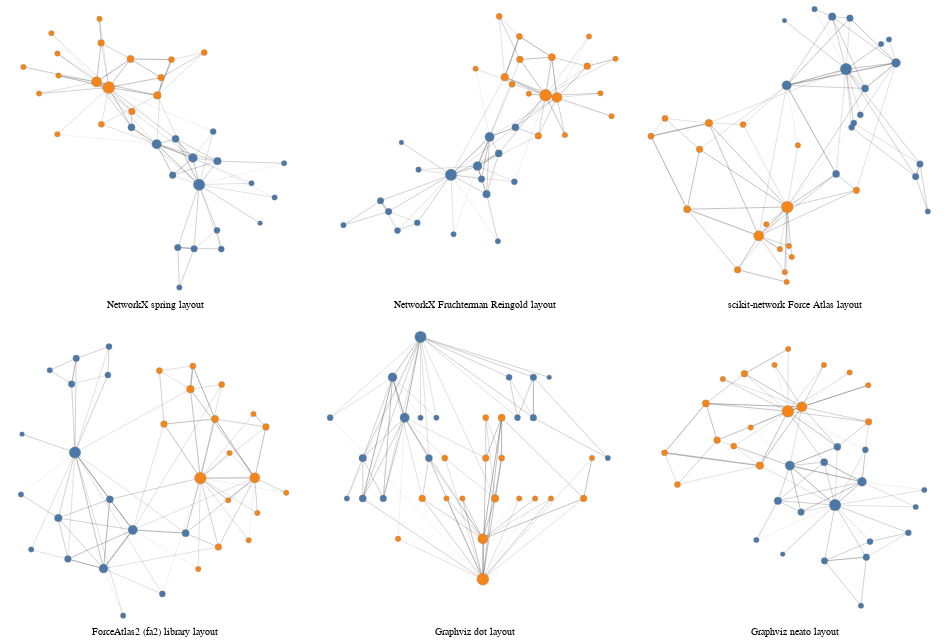

Source (notebook cell):
### Markdown cell above
Finally, iterate over the layouts, and render the corresponding graphs
in a grid with the specified number of columns.

### Code cell
from functools import reduce

cols = 3
res = None

for row in range((1+len(layout_fns)) // cols):
    row_charts = [
        chart_for_layout(layout_fns[i], captions[i])
        for i in range(row * cols, min((row+1) * cols, len(layout_fns)))
    ]
    row_chart = reduce(
        lambda a, x: a | x, row_charts[1:], row_charts[0]
    )

    res = row_chart if res is None else res & row_chart

res.configure_view(strokeWidth=0)

### Figure 1 — Vega-Lite specification as saved in the notebook (floating-point values rounded to 4 significant figures; data arrays with more than 128 entries replaced by an {"elided": "..."} marker saying what was removed)
{"$schema": "https://vega.github.io/schema/vega-lite/v4.17.0.json", "config": {"view": {"continuousHeight": 300, "continuousWidth": 400, "strokeWidth": 0}}, "datasets": {"data-1859e08d4d681f2eea058e26247f564e": [{"__node_r": 5.752, "__node_size": 132.4, "club": "Mr. Hi", "degree_centrality": 0.4848, "x": 109.1, "y": 108.6}, {"__node_r": 4.513, "__node_size": 81.45, "club": "Mr. Hi", "degree_centrality": 0.2727, "x": 83.02, "y": 93.76}, {"__node_r": 4.71, "__node_size": 88.73, "club": "Mr. Hi", "degree_centrality": 0.303, "x": 94.34, "y": 78.95}, {"__node_r": 3.861, "__node_size": 59.64, "club": "Mr. Hi", "degree_centrality": 0.1818, "x": 55.25, "y": 64.14}, {"__node_r": 3.075, "__node_size": 37.82, "club": "Mr. Hi", "degree_centrality": 0.09091, "x": 191.8, "y": 93.76}, {"__node_r": 3.357, "__node_size": 45.09, "club": "Mr. Hi", "degree_centrality": 0.1212, "x": 214.5, "y": 93.76}, {"__node_r": 3.357, "__node_size": 45.09, "club": "Mr. Hi", "degree_centrality": 0.1212, "x": 214.5, "y": 78.95}, {"__node_r": 3.357, "__node_size": 45.09, "club": "Mr. Hi", "degree_centrality": 0.1212, "x": 74.38, "y": 49.33}, {"__node_r": 3.618, "__node_size": 52.36, "club": "Mr. Hi", "degree_centrality": 0.1515, "x": 117.0, "y": 64.14}, {"__node_r": 2.763, "__node_size": 30.55, "club": "Officer", "degree_centrality": 0.06061, "x": 88.17, "y": 34.51}, {"__node_r": 3.075, "__node_size": 37.82, "club": "Mr. Hi", "degree_centrality": 0.09091, "x": 199.7, "y": 78.95}, {"__node_r": 2.412, "__node_size": 23.27, "club": "Mr. Hi", "degree_centrality": 0.0303, "x": 229.3, "y": 93.76}, {"__node_r": 2.763, "__node_size": 30.55, "club": "Mr. Hi", "degree_centrality": 0.06061, "x": 40.44, "y": 49.33}, {"__node_r": 3.618, "__node_size": 52.36, "club": "Mr. Hi", "degree_centrality": 0.1515, "x": 55.25, "y": 49.33}, {"__node_r": 2.763, "__node_size": 30.55, "club": "Officer", "degree_centrality": 0.06061, "x": 133.4, "y": 49.33}, {"__node_r": 2.763, "__node_size": 30.55, "club": "Officer", "degree_centrality": 0.06061, "x": 148.2, "y": 49.33}, {"__node_r": 2.763, "__node_size": 30.55, "club": "Mr. Hi", "degree_centrality": 0.06061, "x": 284, "y": 64.14}, {"__node_r": 2.763, "__node_size": 30.55, "club": "Mr. Hi", "degree_centrality": 0.06061, "x": 109.1, "y": 78.95}, {"__node_r": 2.763, "__node_size": 30.55, "club": "Officer", "degree_centrality": 0.06061, "x": 201.3, "y": 49.33}, {"__node_r": 3.075, "__node_size": 37.82, "club": "Mr. Hi", "degree_centrality": 0.09091, "x": 24.81, "y": 78.95}, {"__node_r": 2.763, "__node_size": 30.55, "club": "Officer", "degree_centrality": 0.06061, "x": 216.1, "y": 49.33}, {"__node_r": 2.763, "__node_size": 30.55, "club": "Mr. Hi", "degree_centrality": 0.06061, "x": 124.0, "y": 78.95}, {"__node_r": 2.763, "__node_size": 30.55, "club": "Officer", "degree_centrality": 0.06061, "x": 230.9, "y": 49.33}, {"__node_r": 3.618, "__node_size": 52.36, "club": "Officer", "degree_centrality": 0.1515, "x": 184.8, "y": 78.95}, {"__node_r": 3.075, "__node_size": 37.82, "club": "Officer", "degree_centrality": 0.09091, "x": 170.0, "y": 78.95}, {"__node_r": 3.075, "__node_size": 37.82, "club": "Officer", "degree_centrality": 0.09091, "x": 184.8, "y": 64.14}, {"__node_r": 2.763, "__node_size": 30.55, "club": "Officer", "degree_centrality": 0.06061, "x": 269.2, "y": 64.14}, {"__node_r": 3.357, "__node_size": 45.09, "club": "Officer", "degree_centrality": 0.1212, "x": 170.0, "y": 64.14}, {"__node_r": 3.075, "__node_size": 37.82, "club": "Officer", "degree_centrality": 0.09091, "x": 131.8, "y": 64.14}, {"__node_r": 3.357, "__node_size": 45.09, "club": "Officer", "degree_centrality": 0.1212, "x": 261.4, "y": 49.33}, {"__node_r": 3.357, "__node_size": 45.09, "club": "Officer", "degree_centrality": 0.1212, "x": 110.8, "y": 49.33}, {"__node_r": 3.861, "__node_size": 59.64, "club": "Officer", "degree_centrality": 0.1818, "x": 178.7, "y": 49.33}, {"__node_r": 5.081, "__node_size": 103.3, "club": "Officer", "degree_centrality": 0.3636, "x": 167.4, "y": 34.51}, {"__node_r": 5.908, "__node_size": 139.6, "club": "Officer", "degree_centrality": 0.5152, "x": 167.4, "y": 19.7}], "data-2a2e019ca7cf8d73fb14fa870c3a3692": [{"__node_r": 5.752, "__node_size": 132.4, "club": "Mr. Hi", "degree_centrality": 0.4848, "x": 109.2, "y": 113.7}, {"__node_r": 4.513, "__node_size": 81.45, "club": "Mr. Hi", "degree_centrality": 0.2727, "x": 132.2, "y": 121.4}, {"__node_r": 4.71, "__node_size": 88.73, "club": "Mr. Hi", "degree_centrality": 0.303, "x": 142.7, "y": 146.6}, {"__node_r": 3.861, "__node_size": 59.64, "club": "Mr. Hi", "degree_centrality": 0.1818, "x": 140.0, "y": 96.93}, {"__node_r": 3.075, "__node_size": 37.82, "club": "Mr. Hi", "degree_centrality": 0.09091, "x": 79.95, "y": 72.16}, {"__node_r": 3.357, "__node_size": 45.09, "club": "Mr. Hi", "degree_centrality": 0.1212, "x": 48.11, "y": 91.22}, {"__node_r": 3.357, "__node_size": 45.09, "club": "Mr. Hi", "degree_centrality": 0.1212, "x": 55.11, "y": 81.88}, {"__node_r": 3.357, "__node_size": 45.09, "club": "Mr. Hi", "degree_centrality": 0.1212, "x": 135.6, "y": 110.1}, {"__node_r": 3.618, "__node_size": 52.36, "club": "Mr. Hi", "degree_centrality": 0.1515, "x": 165.0, "y": 154.9}, {"__node_r": 2.763, "__node_size": 30.55, "club": "Officer", "degree_centrality": 0.06061, "x": 130.5, "y": 205.7}, {"__node_r": 3.075, "__node_size": 37.82, "club": "Mr. Hi", "degree_centrality": 0.09091, "x": 62.85, "y": 65.35}, {"__node_r": 2.412, "__node_size": 23.27, "club": "Mr. Hi", "degree_centrality": 0.0303, "x": 66.23, "y": 141.7}, {"__node_r": 2.763, "__node_size": 30.55, "club": "Mr. Hi", "degree_centrality": 0.06061, "x": 149.9, "y": 56.18}, {"__node_r": 3.618, "__node_size": 52.36, "club": "Mr. Hi", "degree_centrality": 0.1515, "x": 150.6, "y": 132.2}, {"__node_r": 2.763, "__node_size": 30.55, "club": "Officer", "degree_centrality": 0.06061, "x": 176.7, "y": 183.9}, {"__node_r": 2.763, "__node_size": 30.55, "club": "Officer", "degree_centrality": 0.06061, "x": 207.9, "y": 148.1}, {"__node_r": 2.763, "__node_size": 30.55, "club": "Mr. Hi", "degree_centrality": 0.06061, "x": 16, "y": 70.08}, {"__node_r": 2.763, "__node_size": 30.55, "club": "Mr. Hi", "degree_centrality": 0.06061, "x": 111.4, "y": 62.16}, {"__node_r": 2.763, "__node_size": 30.55, "club": "Officer", "degree_centrality": 0.06061, "x": 228.8, "y": 233.7}, {"__node_r": 3.075, "__node_size": 37.82, "club": "Mr. Hi", "degree_centrality": 0.09091, "x": 164.1, "y": 107.7}, {"__node_r": 2.763, "__node_size": 30.55, "club": "Officer", "degree_centrality": 0.06061, "x": 248.3, "y": 164.5}, {"__node_r": 2.763, "__node_size": 30.55, "club": "Mr. Hi", "degree_centrality": 0.06061, "x": 81.02, "y": 118.2}, {"__node_r": 2.763, "__node_size": 30.55, "club": "Officer", "degree_centrality": 0.06061, "x": 238.7, "y": 184.4}, {"__node_r": 3.618, "__node_size": 52.36, "club": "Officer", "degree_centrality": 0.1515, "x": 196.6, "y": 215.6}, {"__node_r": 3.075, "__node_size": 37.82, "club": "Officer", "degree_centrality": 0.09091, "x": 151.0, "y": 251.0}, {"__node_r": 3.075, "__node_size": 37.82, "club": "Officer", "degree_centrality": 0.09091, "x": 168.5, "y": 233.7}, {"__node_r": 2.763, "__node_size": 30.55, "club": "Officer", "degree_centrality": 0.06061, "x": 251.8, "y": 214.2}, {"__node_r": 3.357, "__node_size": 45.09, "club": "Officer", "degree_centrality": 0.1212, "x": 168.9, "y": 213.7}, {"__node_r": 3.075, "__node_size": 37.82, "club": "Officer", "degree_centrality": 0.09091, "x": 162.1, "y": 192.2}, {"__node_r": 3.357, "__node_size": 45.09, "club": "Officer", "degree_centrality": 0.1212, "x": 227.3, "y": 207.8}, {"__node_r": 3.357, "__node_size": 45.09, "club": "Officer", "degree_centrality": 0.1212, "x": 184.9, "y": 147.5}, {"__node_r": 3.861, "__node_size": 59.64, "club": "Officer", "degree_centrality": 0.1818, "x": 155.8, "y": 198.3}, {"__node_r": 5.081, "__node_size": 103.3, "club": "Officer", "degree_centrality": 0.3636, "x": 201.0, "y": 180.7}, {"__node_r": 5.908, "__node_size": 139.6, "club": "Officer", "degree_centrality": 0.5152, "x": 191.2, "y": 182.6}], "data-2ebe055d1446cddaf430a92f3a5871f7": {"elided": "156 records"}, "data-3421c71d1f82e13ff4e4827f52438cee": {"elided": "156 records"}, "data-37a1fef293644fc7c1f4cc0c667b7a53": [{"__node_r": 5.752, "__node_size": 132.4, "club": "Mr. Hi", "degree_centrality": 0.4848, "x": 69.97, "y": 168.4}, {"__node_r": 4.513, "__node_size": 81.45, "club": "Mr. Hi", "degree_centrality": 0.2727, "x": 98.5, "y": 60.11}, {"__node_r": 4.71, "__node_size": 88.73, "club": "Mr. Hi", "degree_centrality": 0.303, "x": 127.8, "y": 96.2}, {"__node_r": 3.861, "__node_size": 59.64, "club": "Mr. Hi", "degree_centrality": 0.1818, "x": 53.32, "y": 107.3}, {"__node_r": 3.075, "__node_size": 37.82, "club": "Mr. Hi", "degree_centrality": 0.09091, "x": 102.9, "y": 240.8}, {"__node_r": 3.357, "__node_size": 45.09, "club": "Mr. Hi", "degree_centrality": 0.1212, "x": 71.22, "y": 256.3}, {"__node_r": 3.357, "__node_size": 45.09, "club": "Mr. Hi", "degree_centrality": 0.1212, "x": 66.61, "y": 232.4}, {"__node_r": 3.357, "__node_size": 45.09, "club": "Mr. Hi", "degree_centrality": 0.1212, "x": 62.86, "y": 69.11}, {"__node_r": 3.618, "__node_size": 52.36, "club": "Mr. Hi", "degree_centrality": 0.1515, "x": 180.6, "y": 93.17}, {"__node_r": 2.763, "__node_size": 30.55, "club": "Officer", "degree_centrality": 0.06061, "x": 193.2, "y": 59.76}, {"__node_r": 3.075, "__node_size": 37.82, "club": "Mr. Hi", "degree_centrality": 0.09091, "x": 104.0, "y": 267.3}, {"__node_r": 2.412, "__node_size": 23.27, "club": "Mr. Hi", "degree_centrality": 0.0303, "x": 17.04, "y": 185.6}, {"__node_r": 2.763, "__node_size": 30.55, "club": "Mr. Hi", "degree_centrality": 0.06061, "x": 16, "y": 129.2}, {"__node_r": 3.618, "__node_size": 52.36, "club": "Mr. Hi", "degree_centrality": 0.1515, "x": 104.8, "y": 124.8}, {"__node_r": 2.763, "__node_size": 30.55, "club": "Officer", "degree_centrality": 0.06061, "x": 252.4, "y": 112.0}, {"__node_r": 2.763, "__node_size": 30.55, "club": "Officer", "degree_centrality": 0.06061, "x": 223.3, "y": 123.8}, {"__node_r": 2.763, "__node_size": 30.55, "club": "Mr. Hi", "degree_centrality": 0.06061, "x": 44.79, "y": 245.2}, {"__node_r": 2.763, "__node_size": 30.55, "club": "Mr. Hi", "degree_centrality": 0.06061, "x": 118.2, "y": 16.21}, {"__node_r": 2.763, "__node_size": 30.55, "club": "Officer", "degree_centrality": 0.06061, "x": 243.7, "y": 86.51}, {"__node_r": 3.075, "__node_size": 37.82, "club": "Mr. Hi", "degree_centrality": 0.09091, "x": 157.4, "y": 36.46}, {"__node_r": 2.763, "__node_size": 30.55, "club": "Officer", "degree_centrality": 0.06061, "x": 281.2, "y": 130.8}, {"__node_r": 2.763, "__node_size": 30.55, "club": "Mr. Hi", "degree_centrality": 0.06061, "x": 26.22, "y": 77.89}, {"__node_r": 2.763, "__node_size": 30.55, "club": "Officer", "degree_centrality": 0.06061, "x": 224.5, "y": 167.9}, {"__node_r": 3.618, "__node_size": 52.36, "club": "Officer", "degree_centrality": 0.1515, "x": 210.0, "y": 199.8}, {"__node_r": 3.075, "__node_size": 37.82, "club": "Officer", "degree_centrality": 0.09091, "x": 154.4, "y": 244.9}, {"__node_r": 3.075, "__node_size": 37.82, "club": "Officer", "degree_centrality": 0.09091, "x": 187.8, "y": 249.2}, {"__node_r": 2.763, "__node_size": 30.55, "club": "Officer", "degree_centrality": 0.06061, "x": 248.5, "y": 204.5}, {"__node_r": 3.357, "__node_size": 45.09, "club": "Officer", "degree_centrality": 0.1212, "x": 159.0, "y": 195.0}, {"__node_r": 3.075, "__node_size": 37.82, "club": "Officer", "degree_centrality": 0.09091, "x": 216.7, "y": 231.9}, {"__node_r": 3.357, "__node_size": 45.09, "club": "Officer", "degree_centrality": 0.1212, "x": 260.9, "y": 192.4}, {"__node_r": 3.357, "__node_size": 45.09, "club": "Officer", "degree_centrality": 0.1212, "x": 213.4, "y": 80.25}, {"__node_r": 3.861, "__node_size": 59.64, "club": "Officer", "degree_centrality": 0.1818, "x": 185.4, "y": 227.6}, {"__node_r": 5.081, "__node_size": 103.3, "club": "Officer", "degree_centrality": 0.3636, "x": 249.8, "y": 144.8}, {"__node_r": 5.908, "__node_size": 139.6, "club": "Officer", "degree_centrality": 0.5152, "x": 195.4, "y": 144.6}], "data-447c792c61bffbee459a3810625c0c72": [{"__node_r": 5.752, "__node_size": 132.4, "club": "Mr. Hi", "degree_centrality": 0.4848, "x": 176.4, "y": 105.1}, {"__node_r": 4.513, "__node_size": 81.45, "club": "Mr. Hi", "degree_centrality": 0.2727, "x": 172.7, "y": 128.3}, {"__node_r": 4.71, "__node_size": 88.73, "club": "Mr. Hi", "degree_centrality": 0.303, "x": 151.0, "y": 140.2}, {"__node_r": 3.861, "__node_size": 59.64, "club": "Mr. Hi", "degree_centrality": 0.1818, "x": 187.5, "y": 125.6}, {"__node_r": 3.075, "__node_size": 37.82, "club": "Mr. Hi", "degree_centrality": 0.09091, "x": 187.2, "y": 65.55}, {"__node_r": 3.357, "__node_size": 45.09, "club": "Mr. Hi", "degree_centrality": 0.1212, "x": 163.7, "y": 50.69}, {"__node_r": 3.357, "__node_size": 45.09, "club": "Mr. Hi", "degree_centrality": 0.1212, "x": 173.5, "y": 49.61}, {"__node_r": 3.357, "__node_size": 45.09, "club": "Mr. Hi", "degree_centrality": 0.1212, "x": 160.6, "y": 113.4}, {"__node_r": 3.618, "__node_size": 52.36, "club": "Mr. Hi", "degree_centrality": 0.1515, "x": 135.9, "y": 154.8}, {"__node_r": 2.763, "__node_size": 30.55, "club": "Officer", "degree_centrality": 0.06061, "x": 91.42, "y": 148.8}, {"__node_r": 3.075, "__node_size": 37.82, "club": "Mr. Hi", "degree_centrality": 0.09091, "x": 189.8, "y": 49.34}, {"__node_r": 2.412, "__node_size": 23.27, "club": "Mr. Hi", "degree_centrality": 0.0303, "x": 213.1, "y": 71.76}, {"__node_r": 2.763, "__node_size": 30.55, "club": "Mr. Hi", "degree_centrality": 0.06061, "x": 227.5, "y": 123.8}, {"__node_r": 3.618, "__node_size": 52.36, "club": "Mr. Hi", "degree_centrality": 0.1515, "x": 162.3, "y": 144.9}, {"__node_r": 2.763, "__node_size": 30.55, "club": "Officer", "degree_centrality": 0.06061, "x": 91.44, "y": 218.8}, {"__node_r": 2.763, "__node_size": 30.55, "club": "Officer", "degree_centrality": 0.06061, "x": 92.09, "y": 199.7}, {"__node_r": 2.763, "__node_size": 30.55, "club": "Mr. Hi", "degree_centrality": 0.06061, "x": 164.6, "y": 16}, {"__node_r": 2.763, "__node_size": 30.55, "club": "Mr. Hi", "degree_centrality": 0.06061, "x": 221.8, "y": 94.04}, {"__node_r": 2.763, "__node_size": 30.55, "club": "Officer", "degree_centrality": 0.06061, "x": 87.84, "y": 236.3}, {"__node_r": 3.075, "__node_size": 37.82, "club": "Mr. Hi", "degree_centrality": 0.09091, "x": 184.9, "y": 151.2}, {"__node_r": 2.763, "__node_size": 30.55, "club": "Officer", "degree_centrality": 0.06061, "x": 71.05, "y": 207.1}, {"__node_r": 2.763, "__node_size": 30.55, "club": "Mr. Hi", "degree_centrality": 0.06061, "x": 207.9, "y": 106.4}, {"__node_r": 2.763, "__node_size": 30.55, "club": "Officer", "degree_centrality": 0.06061, "x": 80.44, "y": 184.1}, {"__node_r": 3.618, "__node_size": 52.36, "club": "Officer", "degree_centrality": 0.1515, "x": 135.3, "y": 214.1}, {"__node_r": 3.075, "__node_size": 37.82, "club": "Officer", "degree_centrality": 0.09091, "x": 179.5, "y": 219.7}, {"__node_r": 3.075, "__node_size": 37.82, "club": "Officer", "degree_centrality": 0.09091, "x": 159.9, "y": 213.6}, {"__node_r": 2.763, "__node_size": 30.55, "club": "Officer", "degree_centrality": 0.06061, "x": 116.7, "y": 248.8}, {"__node_r": 3.357, "__node_size": 45.09, "club": "Officer", "degree_centrality": 0.1212, "x": 153.6, "y": 198.0}, {"__node_r": 3.075, "__node_size": 37.82, "club": "Officer", "degree_centrality": 0.09091, "x": 117.8, "y": 157.5}, {"__node_r": 3.357, "__node_size": 45.09, "club": "Officer", "degree_centrality": 0.1212, "x": 117.7, "y": 228.0}, {"__node_r": 3.357, "__node_size": 45.09, "club": "Officer", "degree_centrality": 0.1212, "x": 136.1, "y": 168.6}, {"__node_r": 3.861, "__node_size": 59.64, "club": "Officer", "degree_centrality": 0.1818, "x": 151.4, "y": 182.5}, {"__node_r": 5.081, "__node_size": 103.3, "club": "Officer", "degree_centrality": 0.3636, "x": 114.9, "y": 194.2}, {"__node_r": 5.908, "__node_size": 139.6, "club": "Officer", "degree_centrality": 0.5152, "x": 122.3, "y": 189.4}], "data-582eec9189bc878bdf12428f598ec301": [{"__node_r": 5.752, "__node_size": 132.4, "club": "Mr. Hi", "degree_centrality": 0.4848, "x": 146.7, "y": 127.9}, {"__node_r": 4.513, "__node_size": 81.45, "club": "Mr. Hi", "degree_centrality": 0.2727, "x": 164.7, "y": 151.2}, {"__node_r": 4.71, "__node_size": 88.73, "club": "Mr. Hi", "degree_centrality": 0.303, "x": 116.6, "y": 167.4}, {"__node_r": 3.861, "__node_size": 59.64, "club": "Mr. Hi", "degree_centrality": 0.1818, "x": 108.6, "y": 132.2}, {"__node_r": 3.075, "__node_size": 37.82, "club": "Mr. Hi", "degree_centrality": 0.09091, "x": 195.5, "y": 100.2}, {"__node_r": 3.357, "__node_size": 45.09, "club": "Mr. Hi", "degree_centrality": 0.1212, "x": 139.7, "y": 72.13}, {"__node_r": 3.357, "__node_size": 45.09, "club": "Mr. Hi", "degree_centrality": 0.1212, "x": 167.5, "y": 75.81}, {"__node_r": 3.357, "__node_size": 45.09, "club": "Mr. Hi", "degree_centrality": 0.1212, "x": 124.0, "y": 120.9}, {"__node_r": 3.618, "__node_size": 52.36, "club": "Mr. Hi", "degree_centrality": 0.1515, "x": 148.3, "y": 186.2}, {"__node_r": 2.763, "__node_size": 30.55, "club": "Officer", "degree_centrality": 0.06061, "x": 90.49, "y": 205.5}, {"__node_r": 3.075, "__node_size": 37.82, "club": "Mr. Hi", "degree_centrality": 0.09091, "x": 170.0, "y": 91.43}, {"__node_r": 2.412, "__node_size": 23.27, "club": "Mr. Hi", "degree_centrality": 0.0303, "x": 111.8, "y": 78.84}, {"__node_r": 2.763, "__node_size": 30.55, "club": "Mr. Hi", "degree_centrality": 0.06061, "x": 94.23, "y": 92.91}, {"__node_r": 3.618, "__node_size": 52.36, "club": "Mr. Hi", "degree_centrality": 0.1515, "x": 139.4, "y": 170.9}, {"__node_r": 2.763, "__node_size": 30.55, "club": "Officer", "degree_centrality": 0.06061, "x": 139.3, "y": 268.1}, {"__node_r": 2.763, "__node_size": 30.55, "club": "Officer", "degree_centrality": 0.06061, "x": 168.8, "y": 247.8}, {"__node_r": 2.763, "__node_size": 30.55, "club": "Mr. Hi", "degree_centrality": 0.06061, "x": 164.0, "y": 27.34}, {"__node_r": 2.763, "__node_size": 30.55, "club": "Mr. Hi", "degree_centrality": 0.06061, "x": 206.2, "y": 143.1}, {"__node_r": 2.763, "__node_size": 30.55, "club": "Officer", "degree_centrality": 0.06061, "x": 156.4, "y": 260.6}, {"__node_r": 3.075, "__node_size": 37.82, "club": "Mr. Hi", "degree_centrality": 0.09091, "x": 166.9, "y": 183.2}, {"__node_r": 2.763, "__node_size": 30.55, "club": "Officer", "degree_centrality": 0.06061, "x": 106.4, "y": 268.0}, {"__node_r": 2.763, "__node_size": 30.55, "club": "Mr. Hi", "degree_centrality": 0.06061, "x": 200.5, "y": 126.0}, {"__node_r": 2.763, "__node_size": 30.55, "club": "Officer", "degree_centrality": 0.06061, "x": 71.9, "y": 253.9}, {"__node_r": 3.618, "__node_size": 52.36, "club": "Officer", "degree_centrality": 0.1515, "x": 60.58, "y": 229.6}, {"__node_r": 3.075, "__node_size": 37.82, "club": "Officer", "degree_centrality": 0.09091, "x": 41.62, "y": 148.5}, {"__node_r": 3.075, "__node_size": 37.82, "club": "Officer", "degree_centrality": 0.09091, "x": 33.01, "y": 180.3}, {"__node_r": 2.763, "__node_size": 30.55, "club": "Officer", "degree_centrality": 0.06061, "x": 115.5, "y": 284}, {"__node_r": 3.357, "__node_size": 45.09, "club": "Officer", "degree_centrality": 0.1212, "x": 68.08, "y": 192.8}, {"__node_r": 3.075, "__node_size": 37.82, "club": "Officer", "degree_centrality": 0.09091, "x": 79.13, "y": 186.9}, {"__node_r": 3.357, "__node_size": 45.09, "club": "Officer", "degree_centrality": 0.1212, "x": 86.29, "y": 259.4}, {"__node_r": 3.357, "__node_size": 45.09, "club": "Officer", "degree_centrality": 0.1212, "x": 169.1, "y": 211.2}, {"__node_r": 3.861, "__node_size": 59.64, "club": "Officer", "degree_centrality": 0.1818, "x": 96.56, "y": 167.4}, {"__node_r": 5.081, "__node_size": 103.3, "club": "Officer", "degree_centrality": 0.3636, "x": 124.6, "y": 226.1}, {"__node_r": 5.908, "__node_size": 139.6, "club": "Officer", "degree_centrality": 0.5152, "x": 115.3, "y": 221.7}], "data-59ec161e364aa016830785f8399c1e8a": {"elided": "156 records"}, "data-89a70a53473d4e9b9794a8549d09f139": [{"__node_r": 5.752, "__node_size": 132.4, "club": "Mr. Hi", "degree_centrality": 0.4848, "x": 174.0, "y": 157.9}, {"__node_r": 4.513, "__node_size": 81.45, "club": "Mr. Hi", "degree_centrality": 0.2727, "x": 207.3, "y": 162.1}, {"__node_r": 4.71, "__node_size": 88.73, "club": "Mr. Hi", "degree_centrality": 0.303, "x": 134.4, "y": 147.1}, {"__node_r": 3.861, "__node_size": 59.64, "club": "Mr. Hi", "degree_centrality": 0.1818, "x": 164.8, "y": 192.9}, {"__node_r": 3.075, "__node_size": 37.82, "club": "Mr. Hi", "degree_centrality": 0.09091, "x": 179.2, "y": 122.0}, {"__node_r": 3.357, "__node_size": 45.09, "club": "Mr. Hi", "degree_centrality": 0.1212, "x": 220.4, "y": 86.26}, {"__node_r": 3.357, "__node_size": 45.09, "club": "Mr. Hi", "degree_centrality": 0.1212, "x": 223.3, "y": 94.66}, {"__node_r": 3.357, "__node_size": 45.09, "club": "Mr. Hi", "degree_centrality": 0.1212, "x": 176.6, "y": 191.9}, {"__node_r": 3.618, "__node_size": 52.36, "club": "Mr. Hi", "degree_centrality": 0.1515, "x": 167.4, "y": 88.08}, {"__node_r": 2.763, "__node_size": 30.55, "club": "Officer", "degree_centrality": 0.06061, "x": 141.9, "y": 107.1}, {"__node_r": 3.075, "__node_size": 37.82, "club": "Mr. Hi", "degree_centrality": 0.09091, "x": 177.8, "y": 119.1}, {"__node_r": 2.412, "__node_size": 23.27, "club": "Mr. Hi", "degree_centrality": 0.0303, "x": 133.0, "y": 190.3}, {"__node_r": 2.763, "__node_size": 30.55, "club": "Mr. Hi", "degree_centrality": 0.06061, "x": 153.0, "y": 197.9}, {"__node_r": 3.618, "__node_size": 52.36, "club": "Mr. Hi", "degree_centrality": 0.1515, "x": 186.7, "y": 145.0}, {"__node_r": 2.763, "__node_size": 30.55, "club": "Officer", "degree_centrality": 0.06061, "x": 130.0, "y": 37.91}, {"__node_r": 2.763, "__node_size": 30.55, "club": "Officer", "degree_centrality": 0.06061, "x": 133.2, "y": 22.5}, {"__node_r": 2.763, "__node_size": 30.55, "club": "Mr. Hi", "degree_centrality": 0.06061, "x": 228.5, "y": 62.93}, {"__node_r": 2.763, "__node_size": 30.55, "club": "Mr. Hi", "degree_centrality": 0.06061, "x": 197.4, "y": 174.7}, {"__node_r": 2.763, "__node_size": 30.55, "club": "Officer", "degree_centrality": 0.06061, "x": 120.8, "y": 54.43}, {"__node_r": 3.075, "__node_size": 37.82, "club": "Mr. Hi", "degree_centrality": 0.09091, "x": 183.6, "y": 127.5}, {"__node_r": 2.763, "__node_size": 30.55, "club": "Officer", "degree_centrality": 0.06061, "x": 135.9, "y": 39.94}, {"__node_r": 2.763, "__node_size": 30.55, "club": "Mr. Hi", "degree_centrality": 0.06061, "x": 202.7, "y": 177.7}, {"__node_r": 2.763, "__node_size": 30.55, "club": "Officer", "degree_centrality": 0.06061, "x": 137.8, "y": 32.69}, {"__node_r": 3.618, "__node_size": 52.36, "club": "Officer", "degree_centrality": 0.1515, "x": 68.11, "y": 64.52}, {"__node_r": 3.075, "__node_size": 37.82, "club": "Officer", "degree_centrality": 0.09091, "x": 53.33, "y": 125.1}, {"__node_r": 3.075, "__node_size": 37.82, "club": "Officer", "degree_centrality": 0.09091, "x": 43.97, "y": 113.2}, {"__node_r": 2.763, "__node_size": 30.55, "club": "Officer", "degree_centrality": 0.06061, "x": 134.4, "y": 16}, {"__node_r": 3.357, "__node_size": 45.09, "club": "Officer", "degree_centrality": 0.1212, "x": 76.4, "y": 104.5}, {"__node_r": 3.075, "__node_size": 37.82, "club": "Officer", "degree_centrality": 0.09091, "x": 105.4, "y": 121.0}, {"__node_r": 3.357, "__node_size": 45.09, "club": "Officer", "degree_centrality": 0.1212, "x": 101.7, "y": 24.13}, {"__node_r": 3.357, "__node_size": 45.09, "club": "Officer", "degree_centrality": 0.1212, "x": 180.9, "y": 77.13}, {"__node_r": 3.861, "__node_size": 59.64, "club": "Officer", "degree_centrality": 0.1818, "x": 82.63, "y": 122.0}, {"__node_r": 5.081, "__node_size": 103.3, "club": "Officer", "degree_centrality": 0.3636, "x": 115.8, "y": 46.8}, {"__node_r": 5.908, "__node_size": 139.6, "club": "Officer", "degree_centrality": 0.5152, "x": 134.8, "y": 65.97}], "data-ba430ea5287c5d2c3f185c0821d1b151": {"elided": "156 records"}, "data-cbb996903de13b095cdc6e70d1844d51": {"elided": "156 records"}, "data-e3f23e6250a2547063d4eb4c40b84fbc": {"elided": "156 records"}}, "vconcat": [{"hconcat": [{"height": 300, "layer": [{"data": {"name": "data-ba430ea5287c5d2c3f185c0821d1b151"}, "encoding": {"color": {"value": "black"}, "detail": {"field": "edge", "type": "quantitative"}, "opacity": {"value": 0.3}, "strokeWidth": {"field": "weight", "legend": null, "scale": {"domain": [0, 1], "range": [0, 0.2]}, "type": "quantitative"}, "x": {"axis": {"domain": false, "grid": false, "labels": false, "ticks": false, "title": ""}, "field": "x", "type": "quantitative"}, "y": {"axis": {"domain": false, "grid": false, "labels": false, "ticks": false, "title": ""}, "field": "y", "type": "quantitative"}}, "mark": "line"}, {"data": {"name": "data-447c792c61bffbee459a3810625c0c72"}, "encoding": {"fill": {"field": "club", "legend": null, "type": "nominal"}, "opacity": {"value": 1}, "size": {"field": "degree_centrality", "legend": null, "scale": {"domain": [0, 1], "range": [16, 256]}, "type": "quantitative"}, "stroke": {"value": "#888"}, "strokeWidth": {"value": 0.3}, "tooltip": [{"field": "club", "type": "nominal"}], "x": {"axis": {"domain": false, "grid": false, "labels": false, "ticks": false, "title": ""}, "field": "x", "type": "quantitative"}, "y": {"axis": {"domain": false, "grid": false, "labels": false, "ticks": false, "title": ""}, "field": "y", "type": "quantitative"}}, "mark": "circle"}], "resolve": {"scale": {"color": "independent", "fill": "independent", "opacity": "independent", "size": "independent", "strokeWidth": "independent"}}, "title": {"baseline": "bottom", "fontSize": 10, "fontWeight": "normal", "orient": "bottom", "text": "NetworkX spring layout"}, "width": 300}, {"height": 300, "layer": [{"data": {"name": "data-e3f23e6250a2547063d4eb4c40b84fbc"}, "encoding": {"color": {"value": "black"}, "detail": {"field": "edge", "type": "quantitative"}, "opacity": {"value": 0.3}, "strokeWidth": {"field": "weight", "legend": null, "scale": {"domain": [0, 1], "range": [0, 0.2]}, "type": "quantitative"}, "x": {"axis": {"domain": false, "grid": false, "labels": false, "ticks": false, "title": ""}, "field": "x", "type": "quantitative"}, "y": {"axis": {"domain": false, "grid": false, "labels": false, "ticks": false, "title": ""}, "field": "y", "type": "quantitative"}}, "mark": "line"}, {"data": {"name": "data-2a2e019ca7cf8d73fb14fa870c3a3692"}, "encoding": {"fill": {"field": "club", "legend": null, "type": "nominal"}, "opacity": {"value": 1}, "size": {"field": "degree_centrality", "legend": null, "scale": {"domain": [0, 1], "range": [16, 256]}, "type": "quantitative"}, "stroke": {"value": "#888"}, "strokeWidth": {"value": 0.3}, "tooltip": [{"field": "club", "type": "nominal"}], "x": {"axis": {"domain": false, "grid": false, "labels": false, "ticks": false, "title": ""}, "field": "x", "type": "quantitative"}, "y": {"axis": {"domain": false, "grid": false, "labels": false, "ticks": false, "title": ""}, "field": "y", "type": "quantitative"}}, "mark": "circle"}], "resolve": {"scale": {"color": "independent", "fill": "independent", "opacity": "independent", "size": "independent", "strokeWidth": "independent"}}, "title": {"baseline": "bottom", "fontSize": 10, "fontWeight": "normal", "orient": "bottom", "text": "NetworkX Fruchterman Reingold layout"}, "width": 300}, {"height": 300, "layer": [{"data": {"name": "data-cbb996903de13b095cdc6e70d1844d51"}, "encoding": {"color": {"value": "black"}, "detail": {"field": "edge", "type": "quantitative"}, "opacity": {"value": 0.3}, "strokeWidth": {"field": "weight", "legend": null, "scale": {"domain": [0, 1], "range": [0, 0.2]}, "type": "quantitative"}, "x": {"axis": {"domain": false, "grid": false, "labels": false, "ticks": false, "title": ""}, "field": "x", "type": "quantitative"}, "y": {"axis": {"domain": false, "grid": false, "labels": false, "ticks": false, "title": ""}, "field": "y", "type": "quantitative"}}, "mark": "line"}, {"data": {"name": "data-89a70a53473d4e9b9794a8549d09f139"}, "encoding": {"fill": {"field": "club", "legend": null, "type": "nominal"}, "opacity": {"value": 1}, "size": {"field": "degree_centrality", "legend": null, "scale": {"domain": [0, 1], "range": [16, 256]}, "type": "quantitative"}, "stroke": {"value": "#888"}, "strokeWidth": {"value": 0.3}, "tooltip": [{"field": "club", "type": "nominal"}], "x": {"axis": {"domain": false, "grid": false, "labels": false, "ticks": false, "title": ""}, "field": "x", "type": "quantitative"}, "y": {"axis": {"domain": false, "grid": false, "labels": false, "ticks": false, "title": ""}, "field": "y", "type": "quantitative"}}, "mark": "circle"}], "resolve": {"scale": {"color": "independent", "fill": "independent", "opacity": "independent", "size": "independent", "strokeWidth": "independent"}}, "title": {"baseline": "bottom", "fontSize": 10, "fontWeight": "normal", "orient": "bottom", "text": "scikit-network Force Atlas layout"}, "width": 300}]}, {"hconcat": [{"height": 300, "layer": [{"data": {"name": "data-2ebe055d1446cddaf430a92f3a5871f7"}, "encoding": {"color": {"value": "black"}, "detail": {"field": "edge", "type": "quantitative"}, "opacity": {"value": 0.3}, "strokeWidth": {"field": "weight", "legend": null, "scale": {"domain": [0, 1], "range": [0, 0.2]}, "type": "quantitative"}, "x": {"axis": {"domain": false, "grid": false, "labels": false, "ticks": false, "title": ""}, "field": "x", "type": "quantitative"}, "y": {"axis": {"domain": false, "grid": false, "labels": false, "ticks": false, "title": ""}, "field": "y", "type": "quantitative"}}, "mark": "line"}, {"data": {"name": "data-37a1fef293644fc7c1f4cc0c667b7a53"}, "encoding": {"fill": {"field": "club", "legend": null, "type": "nominal"}, "opacity": {"value": 1}, "size": {"field": "degree_centrality", "legend": null, "scale": {"domain": [0, 1], "range": [16, 256]}, "type": "quantitative"}, "stroke": {"value": "#888"}, "strokeWidth": {"value": 0.3}, "tooltip": [{"field": "club", "type": "nominal"}], "x": {"axis": {"domain": false, "grid": false, "labels": false, "ticks": false, "title": ""}, "field": "x", "type": "quantitative"}, "y": {"axis": {"domain": false, "grid": false, "labels": false, "ticks": false, "title": ""}, "field": "y", "type": "quantitative"}}, "mark": "circle"}], "resolve": {"scale": {"color": "independent", "fill": "independent", "opacity": "independent", "size": "independent", "strokeWidth": "independent"}}, "title": {"baseline": "bottom", "fontSize": 10, "fontWeight": "normal", "orient": "bottom", "text": "ForceAtlas2 (fa2) library layout"}, "width": 300}, {"height": 300, "layer": [{"data": {"name": "data-59ec161e364aa016830785f8399c1e8a"}, "encoding": {"color": {"value": "black"}, "detail": {"field": "edge", "type": "quantitative"}, "opacity": {"value": 0.3}, "strokeWidth": {"field": "weight", "legend": null, "scale": {"domain": [0, 1], "range": [0, 0.2]}, "type": "quantitative"}, "x": {"axis": {"domain": false, "grid": false, "labels": false, "ticks": false, "title": ""}, "field": "x", "type": "quantitative"}, "y": {"axis": {"domain": false, "grid": false, "labels": false, "ticks": false, "title": ""}, "field": "y", "type": "quantitative"}}, "mark": "line"}, {"data": {"name": "data-1859e08d4d681f2eea058e26247f564e"}, "encoding": {"fill": {"field": "club", "legend": null, "type": "nominal"}, "opacity": {"value": 1}, "size": {"field": "degree_centrality", "legend": null, "scale": {"domain": [0, 1], "range": [16, 256]}, "type": "quantitative"}, "stroke": {"value": "#888"}, "strokeWidth": {"value": 0.3}, "tooltip": [{"field": "club", "type": "nominal"}], "x": {"axis": {"domain": false, "grid": false, "labels": false, "ticks": false, "title": ""}, "field": "x", "type": "quantitative"}, "y": {"axis": {"domain": false, "grid": false, "labels": false, "ticks": false, "title": ""}, "field": "y", "type": "quantitative"}}, "mark": "circle"}], "resolve": {"scale": {"color": "independent", "fill": "independent", "opacity": "independent", "size": "independent", "strokeWidth": "independent"}}, "title": {"baseline": "bottom", "fontSize": 10, "fontWeight": "normal", "orient": "bottom", "text": "Graphviz dot layout"}, "width": 300}, {"height": 300, "layer": [{"data": {"name": "data-3421c71d1f82e13ff4e4827f52438cee"}, "encoding": {"color": {"value": "black"}, "detail": {"field": "edge", "type": "quantitative"}, "opacity": {"value": 0.3}, "strokeWidth": {"field": "weight", "legend": null, "scale": {"domain": [0, 1], "range": [0, 0.2]}, "type": "quantitative"}, "x": {"axis": {"domain": false, "grid": false, "labels": false, "ticks": false, "title": ""}, "field": "x", "type": "quantitative"}, "y": {"axis": {"domain": false, "grid": false, "labels": false, "ticks": false, "title": ""}, "field": "y", "type": "quantitative"}}, "mark": "line"}, {"data": {"name": "data-582eec9189bc878bdf12428f598ec301"}, "encoding": {"fill": {"field": "club", "legend": null, "type": "nominal"}, "opacity": {"value": 1}, "size": {"field": "degree_centrality", "legend": null, "scale": {"domain": [0, 1], "range": [16, 256]}, "type": "quantitative"}, "stroke": {"value": "#888"}, "strokeWidth": {"value": 0.3}, "tooltip": [{"field": "club", "type": "nominal"}], "x": {"axis": {"domain": false, "grid": false, "labels": false, "ticks": false, "title": ""}, "field": "x", "type": "quantitative"}, "y": {"axis": {"domain": false, "grid": false, "labels": false, "ticks": false, "title": ""}, "field": "y", "type": "quantitative"}}, "mark": "circle"}], "resolve": {"scale": {"color": "independent", "fill": "independent", "opacity": "independent", "size": "independent", "strokeWidth": "independent"}}, "title": {"baseline": "bottom", "fontSize": 10, "fontWeight": "normal", "orient": "bottom", "text": "Graphviz neato layout"}, "width": 300}]}]}
